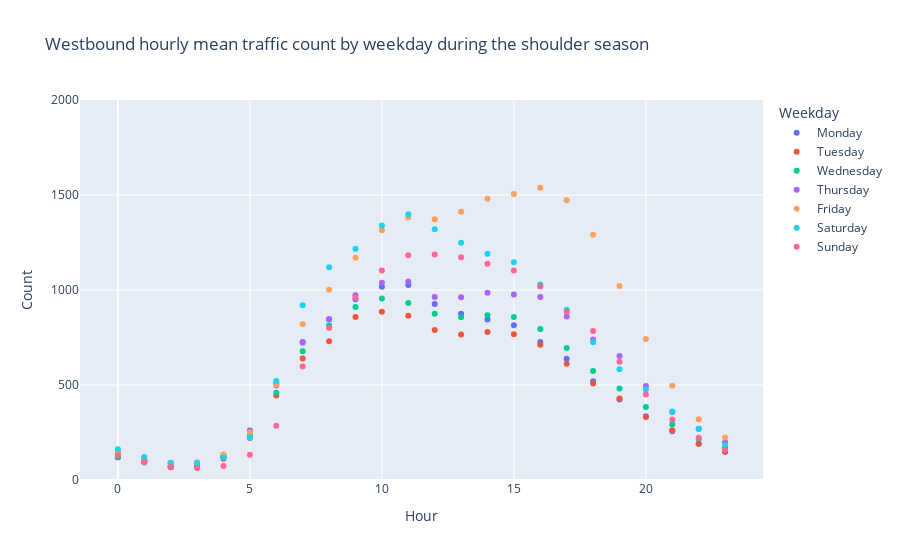

Notebook code for this chart:
### Code cell
Westbound_Shoulder= px.scatter(W_shoulder_weekday, x="Hour", y="Count", color="Weekday",
           hover_name="Weekday", range_y = (0,2000), title = 'Westbound hourly mean traffic count by weekday during the shoulder season')

Westbound_Shoulder.show()

### Figure 1 — Plotly figure (JSON) as saved in the notebook; plotly's stock layout.template omitted (floating-point values rounded to 4 significant figures)
{"data": [{"hovertemplate": "<b>%{hovertext}</b><br><br>Weekday=Monday<br>Hour=%{x}<br>Count=%{y}<extra></extra>", "hovertext": ["Monday", "Monday", "Monday", "Monday", "Monday", "Monday", "Monday", "Monday", "Monday", "Monday", "Monday", "Monday", "Monday", "Monday", "Monday", "Monday", "Monday", "Monday", "Monday", "Monday", "Monday", "Monday", "Monday", "Monday"], "legendgroup": "Monday", "marker": {"color": "#636efa", "symbol": "circle"}, "mode": "markers", "name": "Monday", "orientation": "v", "showlegend": true, "type": "scatter", "x": [0, 1, 2, 3, 4, 5, 6, 7, 8, 9, 10, 11, 12, 13, 14, 15, 16, 17, 18, 19, 20, 21, 22, 23], "xaxis": "x", "y": [120.2, 102.8, 67.07, 74.38, 124.8, 260.1, 509.0, 725.8, 845.4, 951.5, 1017.0, 1026.0, 925.9, 874.4, 845.2, 814.8, 726.6, 638.6, 519.6, 423.6, 334.9, 256.7, 190.3, 148.3], "yaxis": "y"}, {"hovertemplate": "<b>%{hovertext}</b><br><br>Weekday=Tuesday<br>Hour=%{x}<br>Count=%{y}<extra></extra>", "hovertext": ["Tuesday", "Tuesday", "Tuesday", "Tuesday", "Tuesday", "Tuesday", "Tuesday", "Tuesday", "Tuesday", "Tuesday", "Tuesday", "Tuesday", "Tuesday", "Tuesday", "Tuesday", "Tuesday", "Tuesday", "Tuesday", "Tuesday", "Tuesday", "Tuesday", "Tuesday", "Tuesday", "Tuesday"], "legendgroup": "Tuesday", "marker": {"color": "#EF553B", "symbol": "circle"}, "mode": "markers", "name": "Tuesday", "orientation": "v", "showlegend": true, "type": "scatter", "x": [0, 1, 2, 3, 4, 5, 6, 7, 8, 9, 10, 11, 12, 13, 14, 15, 16, 17, 18, 19, 20, 21, 22, 23], "xaxis": "x", "y": [119.8, 98.1, 71.05, 71.38, 111.2, 221.7, 444.7, 638.9, 730.8, 858.2, 885.0, 864.0, 789.7, 765.3, 778.8, 767.4, 711.3, 612, 507.8, 428.6, 331.1, 261.7, 191.1, 148.6], "yaxis": "y"}, {"hovertemplate": "<b>%{hovertext}</b><br><br>Weekday=Wednesday<br>Hour=%{x}<br>Count=%{y}<extra></extra>", "hovertext": ["Wednesday", "Wednesday", "Wednesday", "Wednesday", "Wednesday", "Wednesday", "Wednesday", "Wednesday", "Wednesday", "Wednesday", "Wednesday", "Wednesday", "Wednesday", "Wednesday", "Wednesday", "Wednesday", "Wednesday", "Wednesday", "Wednesday", "Wednesday", "Wednesday", "Wednesday", "Wednesday", "Wednesday"], "legendgroup": "Wednesday", "marker": {"color": "#00cc96", "symbol": "circle"}, "mode": "markers", "name": "Wednesday", "orientation": "v", "showlegend": true, "type": "scatter", "x": [0, 1, 2, 3, 4, 5, 6, 7, 8, 9, 10, 11, 12, 13, 14, 15, 16, 17, 18, 19, 20, 21, 22, 23], "xaxis": "x", "y": [121.6, 92.47, 74.43, 80.26, 118.2, 235.1, 459.6, 677.2, 813.0, 911.0, 955.2, 931.5, 875.5, 857.2, 867.0, 858.2, 794.6, 694.9, 574.1, 481.3, 383.9, 293.3, 216.3, 171.5], "yaxis": "y"}, {"hovertemplate": "<b>%{hovertext}</b><br><br>Weekday=Thursday<br>Hour=%{x}<br>Count=%{y}<extra></extra>", "hovertext": ["Thursday", "Thursday", "Thursday", "Thursday", "Thursday", "Thursday", "Thursday", "Thursday", "Thursday", "Thursday", "Thursday", "Thursday", "Thursday", "Thursday", "Thursday", "Thursday", "Thursday", "Thursday", "Thursday", "Thursday", "Thursday", "Thursday", "Thursday", "Thursday"], "legendgroup": "Thursday", "marker": {"color": "#ab63fa", "symbol": "circle"}, "mode": "markers", "name": "Thursday", "orientation": "v", "showlegend": true, "type": "scatter", "x": [0, 1, 2, 3, 4, 5, 6, 7, 8, 9, 10, 11, 12, 13, 14, 15, 16, 17, 18, 19, 20, 21, 22, 23], "xaxis": "x", "y": [142.2, 105.1, 90.78, 92.51, 130.8, 254.6, 497.6, 723.0, 847.6, 971.8, 1038.0, 1045.0, 963.4, 961.5, 985.6, 976.5, 962.7, 860.1, 738.9, 652.5, 495.0, 358.2, 269.7, 199.1], "yaxis": "y"}, {"hovertemplate": "<b>%{hovertext}</b><br><br>Weekday=Friday<br>Hour=%{x}<br>Count=%{y}<extra></extra>", "hovertext": ["Friday", "Friday", "Friday", "Friday", "Friday", "Friday", "Friday", "Friday", "Friday", "Friday", "Friday", "Friday", "Friday", "Friday", "Friday", "Friday", "Friday", "Friday", "Friday", "Friday", "Friday", "Friday", "Friday", "Friday"], "legendgroup": "Friday", "marker": {"color": "#FFA15A", "symbol": "circle"}, "mode": "markers", "name": "Friday", "orientation": "v", "showlegend": true, "type": "scatter", "x": [0, 1, 2, 3, 4, 5, 6, 7, 8, 9, 10, 11, 12, 13, 14, 15, 16, 17, 18, 19, 20, 21, 22, 23], "xaxis": "x", "y": [148.6, 112.5, 89.02, 90.79, 134.6, 250.8, 501.1, 819.4, 1001.0, 1170.0, 1314.0, 1382.0, 1373.0, 1412, 1480.0, 1505.0, 1538.0, 1472.0, 1290.0, 1021.0, 742.2, 496.4, 320.0, 223.5], "yaxis": "y"}, {"hovertemplate": "<b>%{hovertext}</b><br><br>Weekday=Saturday<br>Hour=%{x}<br>Count=%{y}<extra></extra>", "hovertext": ["Saturday", "Saturday", "Saturday", "Saturday", "Saturday", "Saturday", "Saturday", "Saturday", "Saturday", "Saturday", "Saturday", "Saturday", "Saturday", "Saturday", "Saturday", "Saturday", "Saturday", "Saturday", "Saturday", "Saturday", "Saturday", "Saturday", "Saturday", "Saturday"], "legendgroup": "Saturday", "marker": {"color": "#19d3f3", "symbol": "circle"}, "mode": "markers", "name": "Saturday", "orientation": "v", "showlegend": true, "type": "scatter", "x": [0, 1, 2, 3, 4, 5, 6, 7, 8, 9, 10, 11, 12, 13, 14, 15, 16, 17, 18, 19, 20, 21, 22, 23], "xaxis": "x", "y": [161.7, 121.3, 87.53, 87.51, 118.3, 223.2, 521.3, 919.9, 1120.0, 1218.0, 1339.0, 1398.0, 1320.0, 1249.0, 1191.0, 1147.0, 1029.0, 895.6, 725.5, 583.1, 476.0, 360.7, 268.4, 185.0], "yaxis": "y"}, {"hovertemplate": "<b>%{hovertext}</b><br><br>Weekday=Sunday<br>Hour=%{x}<br>Count=%{y}<extra></extra>", "hovertext": ["Sunday", "Sunday", "Sunday", "Sunday", "Sunday", "Sunday", "Sunday", "Sunday", "Sunday", "Sunday", "Sunday", "Sunday", "Sunday", "Sunday", "Sunday", "Sunday", "Sunday", "Sunday", "Sunday", "Sunday", "Sunday", "Sunday", "Sunday", "Sunday"], "legendgroup": "Sunday", "marker": {"color": "#FF6692", "symbol": "circle"}, "mode": "markers", "name": "Sunday", "orientation": "v", "showlegend": true, "type": "scatter", "x": [0, 1, 2, 3, 4, 5, 6, 7, 8, 9, 10, 11, 12, 13, 14, 15, 16, 17, 18, 19, 20, 21, 22, 23], "xaxis": "x", "y": [128.8, 93.39, 67.79, 62.62, 74.09, 132.9, 285.5, 597.3, 800.6, 959.8, 1102.0, 1183.0, 1186.0, 1173.0, 1138.0, 1103.0, 1018.0, 885.1, 784.5, 622.3, 449.4, 318.0, 222.7, 159.1], "yaxis": "y"}], "layout": {"legend": {"title": {"text": "Weekday"}, "tracegroupgap": 0}, "title": {"text": "Westbound hourly mean traffic count by weekday during the shoulder season"}, "xaxis": {"anchor": "y", "domain": [0, 1], "title": {"text": "Hour"}}, "yaxis": {"anchor": "x", "domain": [0, 1], "range": [0, 2000], "title": {"text": "Count"}}}}
